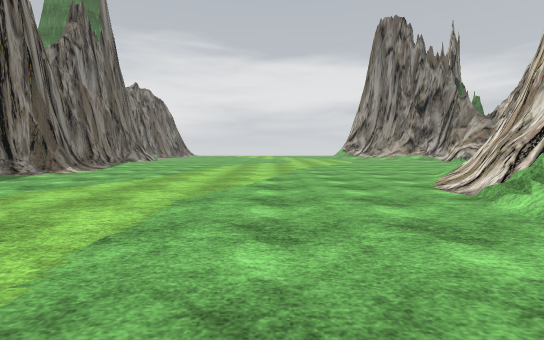
View 1 (above)

15 first-person views from a walk through a Unity game level. The camera is 1.2 m above the floor, tilts 4° down and sees 85° across. The floor is counted in squares, 2 m on a side. Each view is taken from the middle of a square. On the plan, view 1 faces up. The plan holds only what a view shows up to about 9 squares ahead; the rest is blank. The place goes on beyond the plan. Some animated figures are not drawn. Some surface patterns are stand-ins.

View 2
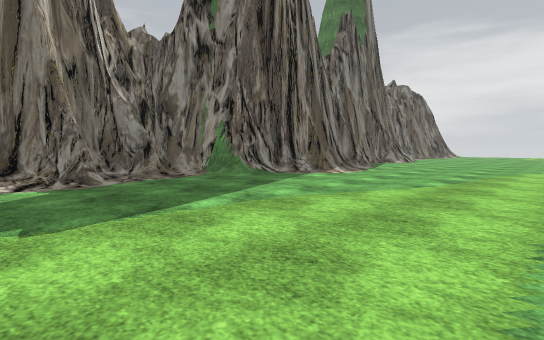

View 3
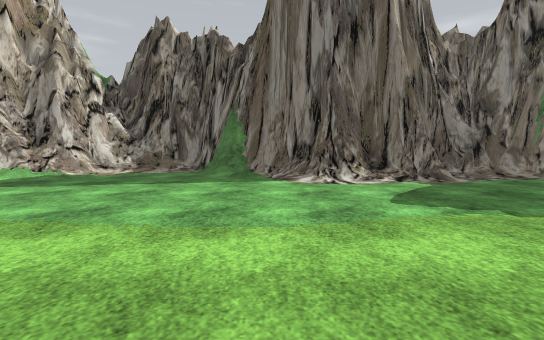

View 4
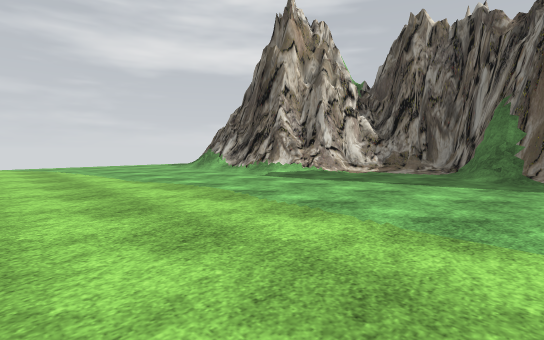

View 5
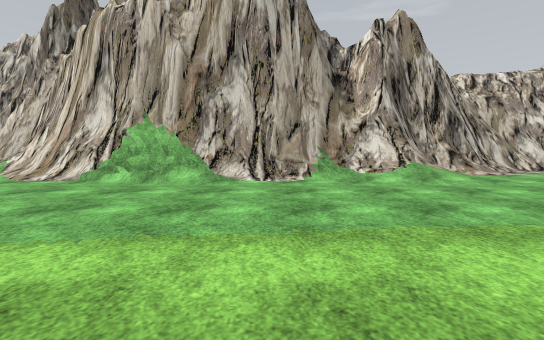

View 6
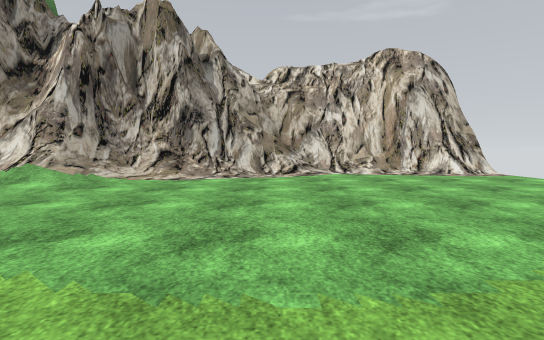

View 7
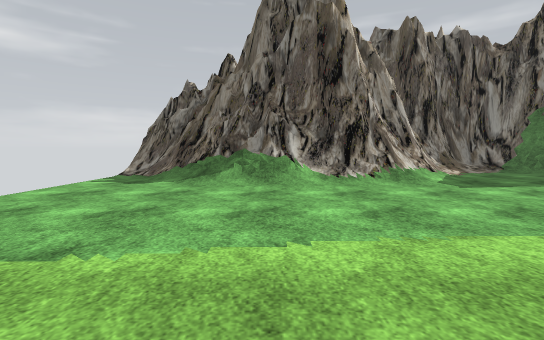

View 8
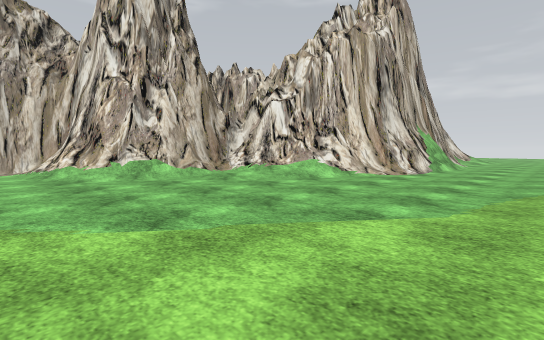

View 9
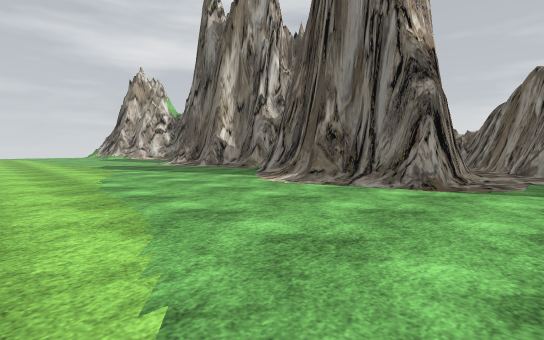

View 10
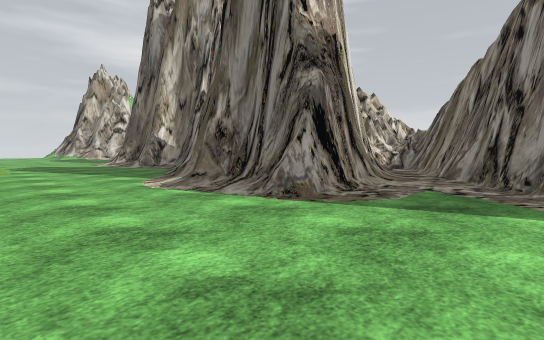

View 11
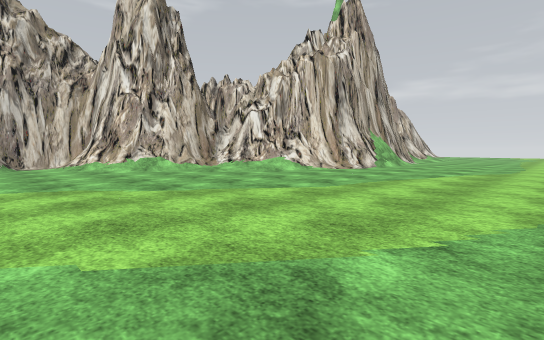

View 12
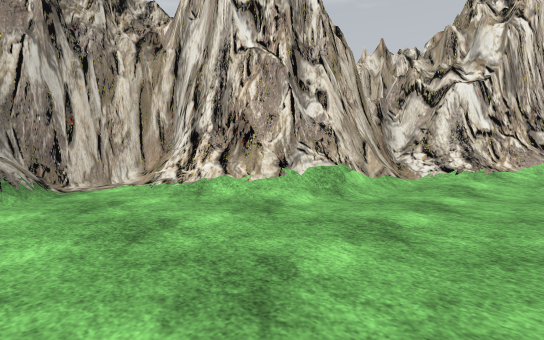

View 13
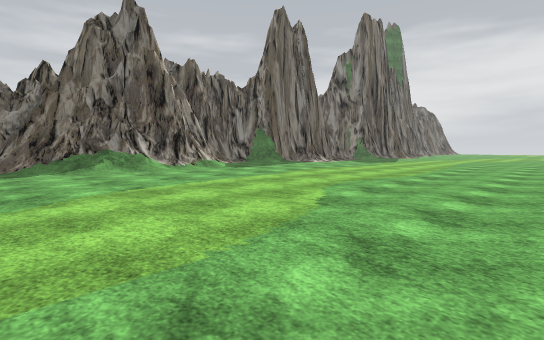

View 14
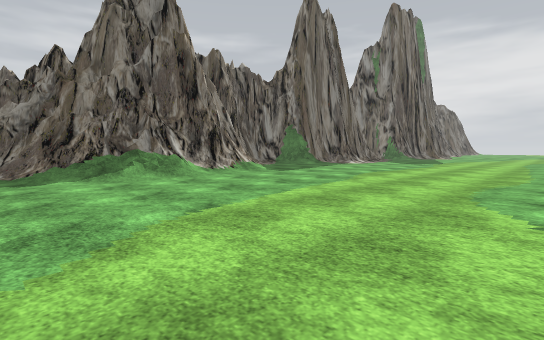

View 15
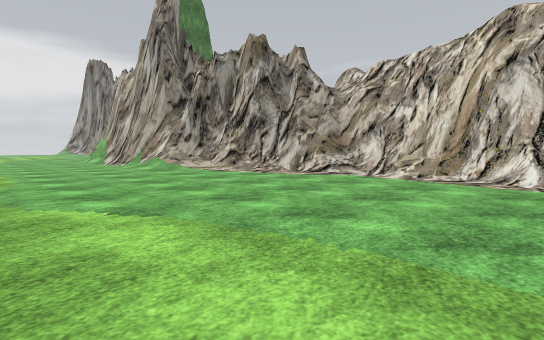

### Floor plan
Key: @ floor where view 1 was taken; # wall or solid block; . main floor; : floor 0.25 m higher than the main floor; / step, stairs or slope; = window, fence, low wall or low ledge.
Columns run from 12 left of view 1 to 10 right of it. Each row starts with its distance up from view 1.
 13    ##.............../##
 12  ###................./#
 11 ##/................///#
 10 #//####.........../####
  9 ##   ##.........../#
  8      ##........../##
  7      #........../###
  6    ###..........###
  5    #.........../##
  4    ##..........##
  3    #:..........#
  2    ##/.........#
  1     #/.........#
  0     ##......@..#
 -1     #..........##
 -2   ###........../#
 -3   #/.........../##
 -4   #/...........//#
 -5   ##//........../##
 -6    ##=/........../#
 -7     ##/........../##
 -8      #/.........../#
 -9      #/.........../#
-10     ##/...........##
-11     ##............#
-12     #.............#
-13                   #

Where each view was taken, in squares from view 1:
view 1: 0 up, 0 right, facing up
view 2: 1 up, 1 left, facing up-left
view 3: 1 down, 1 left, facing left
view 4: 1 down, 1 left, facing down-left
view 5: 0 up, 3 left, facing right
view 6: 7 down, 2 left, facing right
view 7: 9 down, 1 left, facing left
view 8: 12 up, 0 right, facing down-right
view 9: 12 up, 1 left, facing down-left
view 10: 13 up, 3 left, facing down-left
view 11: 13 up, 2 left, facing down-right
view 12: 13 up, 4 right, facing down-right
view 13: 12 down, 2 right, facing up-left
view 14: 12 down, 0 right, facing up-left
view 15: 12 down, 1 left, facing up-right
